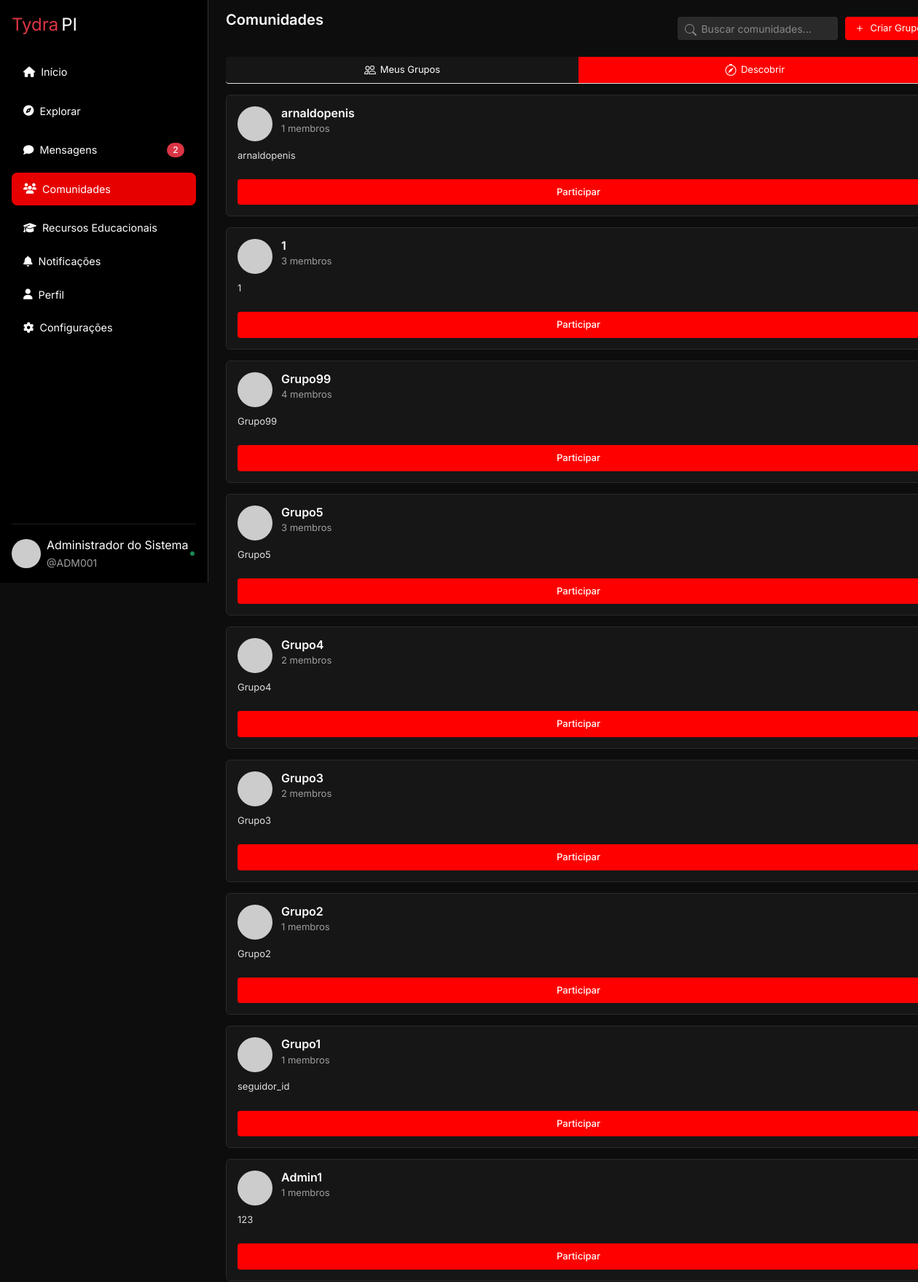
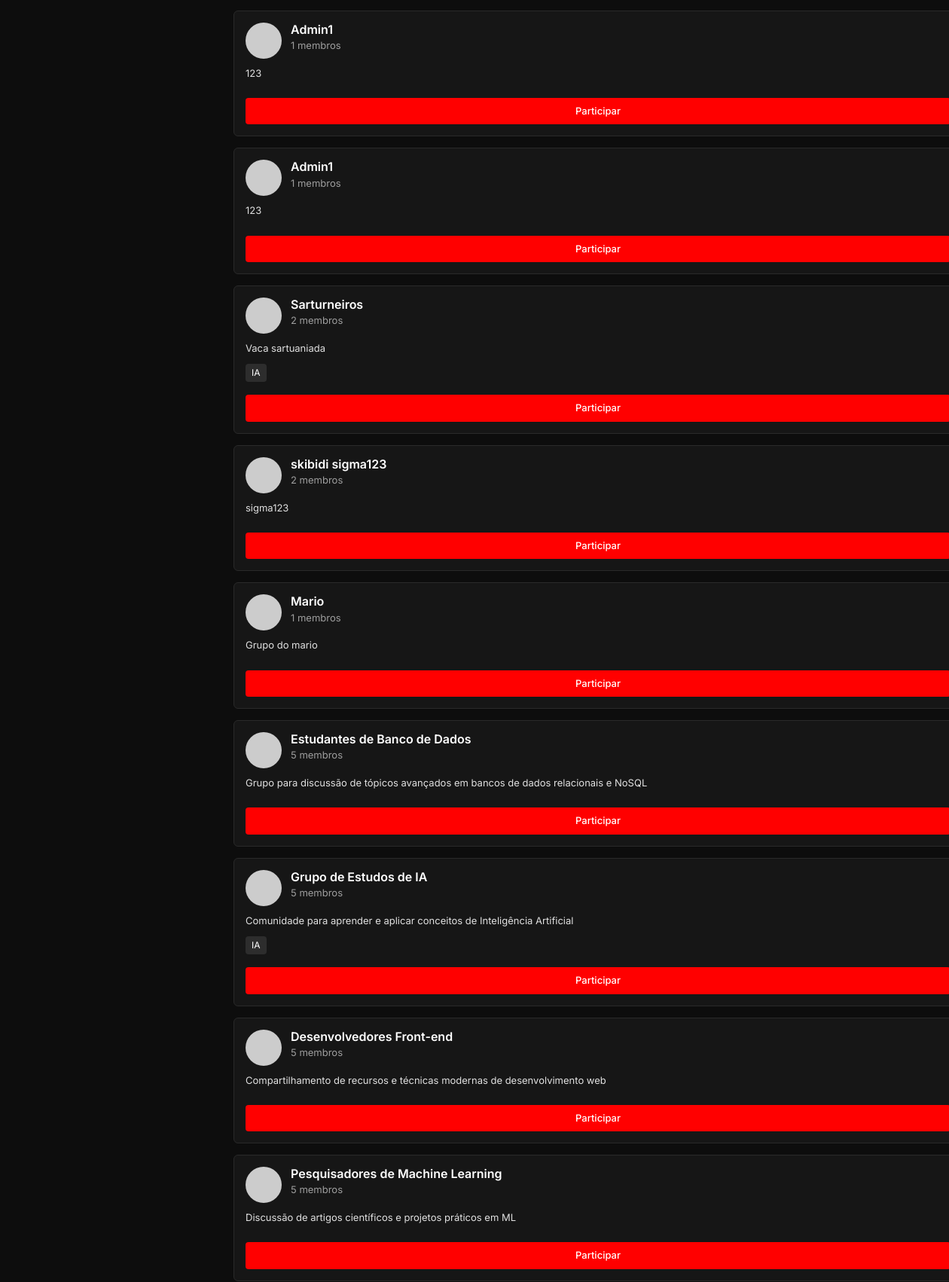
The page /comunidades.php (signed in, upper part) on the database its author committed (2 pictures, top to bottom).
### tables this page shows
CREATE TABLE `grupos` (
  `id` int(11) NOT NULL,
  `nome` varchar(255) NOT NULL,
  `descricao` text DEFAULT NULL,
  `criador_id` int(10) UNSIGNED NOT NULL,
  `data_criacao` datetime DEFAULT current_timestamp()
);

### functions/comunidades_functions.php (called while the page is built, shortened)
<?php
function buscarTodosGrupos($pdo) {
    $sql = "SELECT g.id, g.nome, g.descricao,
                   COUNT(gm.usuario_id) AS total_membros
            FROM grupos g
            LEFT JOIN grupo_membros gm ON gm.grupo_id = g.id
            GROUP BY g.id
            ORDER BY g.data_criacao DESC";
    $stmt = $pdo->prepare($sql);
    $stmt->execute();
    return $stmt->fetchAll(PDO::FETCH_ASSOC);
}
function estaNoGrupo($pdo, $grupoId, $usuarioId) {
    $sql = "SELECT COUNT(*) FROM grupo_membros
            WHERE grupo_id = :grupo_id
            AND usuario_id = :usuario_id";
    $stmt = $pdo->prepare($sql);
    $stmt->bindValue(':grupo_id', $grupoId, PDO::PARAM_INT);
    $stmt->bindValue(':usuario_id', $usuarioId, PDO::PARAM_INT);
    $stmt->execute();
    return $stmt->fetchColumn() > 0;
}

### comunidades.php (the view, shortened to what this page needs)
<?php
require 'includes/conexao.php';
require 'functions/comunidades_functions.php';
$active_tab = isset($_GET['tab']) ? $_GET['tab'] : 'descobrir';
$todosGrupos = buscarTodosGrupos($pdo);
?>
<!DOCTYPE html>
<html lang="pt-BR">
<head>
    <link href="https://cdn.jsdelivr.net/npm/bootstrap-icons@1.10.5/font/bootstrap-icons.css" rel="stylesheet">
    <link href="https://cdn.jsdelivr.net/npm/bootstrap@5.3.0-alpha1/dist/css/bootstrap.min.css" rel="stylesheet">
    <?php include 'includes/header.php' ?>
</head>
<body>
    <?php include 'includes/sidebar.php' ?>
    <div class="content-wrapper">
        <div class="communities-header">
            <h1 class="communities-title">Comunidades</h1>
            <div class="d-flex align-items-center">
                <div class="search-container search-container-comunition">
                    <input type="text" class="search-input" placeholder="Buscar comunidades...">
                    <span class="search-icon">
                        <svg xmlns="http://www.w3.org/2000/svg" width="16" height="16" fill="currentColor" viewBox="0 0 16 16">
                            <path d="M11.742 10.344a6.5 6.5 0 1 0-1.397 1.398h-.001c.03.04.062.078.098.115l3.85 3.85a1 1 0 0 0 1.415-1.414l-3.85-3.85a1.007 1.007 0 0 0-.115-.1zM12 6.5a5.5 5.5 0 1 1-11 0 5.5 5.5 0 0 1 11 0z" />
                        </svg>
                    </span>
                </div>
                <button class="create-btn" data-bs-toggle="modal" data-bs-target="#createGroupModal">
                    <svg xmlns="http://www.w3.org/2000/svg" width="16" height="16" fill="currentColor" viewBox="0 0 16 16">
                        <path d="M8 4a.5.5 0 0 1 .5.5v3h3a.5.5 0 0 1 0 1h-3v3a.5.5 0 0 1-1 0v-3h-3a.5.5 0 0 1 0-1h3v-3A.5.5 0 0 1 8 4z" />
                    </svg>
                    Criar Grupo
                </button>
            </div>
        </div>
        <div class="nav-tabs">
            <div class="nav-tab <?= $active_tab === 'meus_grupos' ? 'active' : '' ?>" data-tab="meus_grupos">
                Meus Grupos
            </div>
            <div class="nav-tab <?= $active_tab === 'descobrir' ? 'active' : '' ?>" data-tab="descobrir">
                Descobrir
            </div>
        </div>
        <div id="discover-content" style="<?= $active_tab === 'descobrir' ? 'display: block;' : 'display: none;' ?>">
            <?php foreach ($todosGrupos as $grupo): ?>
                <div class="group-card">
                    <div class="group-header">
                        <div class="group-avatar">
                            <?php
                            $hash = md5($grupo['nome']);
                            $color = substr($hash, 0, 6);
                            ?>
                            <img src="https://ui-avatars.com/api/?name=<?= urlencode($grupo['nome']) ?>&background=<?= $color ?>&color=fff&size=128" alt="<?= htmlspecialchars($grupo['nome']) ?>">
                        </div>
                        <div class="group-info">
                            <h3 class="group-title"><?= htmlspecialchars($grupo['nome']) ?></h3>
                            <div class="group-meta"><?= $grupo['total_membros'] ?> membros</div>
                        </div>
                    </div>
                    <p class="group-description">
                        <?= htmlspecialchars($grupo['descricao']) ?>
                    </p>
                    <div class="tag-container">
                        <?php
                        $tags = [];
                        if (stripos($grupo['descricao'], 'IA') !== false || stripos($grupo['descricao'], 'inteligência artificial') !== false) $tags[] = 'IA';
                        foreach ($tags as $tag): ?>
                            <span class="tag"><?= htmlspecialchars($tag) ?></span>
                        <?php endforeach; ?>
                    </div>
                    <?php if ($usuarioAtualId): ?>
                        <?php if (estaNoGrupo($pdo, $grupo['id'], $usuarioAtualId)): ?>
                            <button class="join-btn" disabled>Já participa</button>
                        <?php else: ?>
                            <form method="POST" action="">
                                <button type="submit" class="join-btn">Participar</button>
                            </form>
                        <?php endif; ?>
                    <?php else: ?>
                        <button class="join-btn" disabled>Faça login para participar</button>
                    <?php endif; ?>
                </div>
            <?php endforeach; ?>
        </div>
    </div>
</body>
</html>

### rows shown on the page
grupos: nome "arnaldopenis", total_membros "1", descricao "arnaldopenis"
grupos: nome "1", total_membros "3", descricao "1"
grupos: nome "Grupo99", total_membros "4", descricao "Grupo99"
grupos: nome "Grupo5", total_membros "3", descricao "Grupo5"
grupos: nome "Grupo4", total_membros "2", descricao "Grupo4"
grupos: nome "Grupo3", total_membros "2", descricao "Grupo3"
grupos: nome "Grupo2", total_membros "1", descricao "Grupo2"
grupos: nome "Grupo1", total_membros "1", descricao "seguidor_id"
grupos: nome "Admin1", total_membros "1", descricao "123"
grupos: nome "Admin1", total_membros "1", descricao "123"
grupos: nome "Admin1", total_membros "1", descricao "123"
grupos: nome "Sarturneiros", total_membros "2", descricao "Vaca sartuaniada", tag "IA"
grupos: nome "skibidi sigma123", total_membros "2", descricao "sigma123"
grupos: nome "Mario", total_membros "1", descricao "Grupo do mario"
grupos: nome "Estudantes de Banco de Dados", total_membros "5", descricao "Grupo para discussão de tópicos avançados em bancos de dados relacionais e NoSQL"
grupos: nome "Grupo de Estudos de IA", total_membros "5", descricao "Comunidade para aprender e aplicar conceitos de Inteligência Artificial", tag "IA"
grupos: nome "Desenvolvedores Front-end", total_membros "5", descricao "Compartilhamento de recursos e técnicas modernas de desenvolvimento web"
grupos: nome "Pesquisadores de Machine Learning", total_membros "5", descricao "Discussão de artigos científicos e projetos práticos em ML"

### other values the page prints
$totalMensagensNaoLidas "2"
$menu['label'] "Recursos Educacionais"
$menu['label'] "Notificações"
$usuarioNome "Administrador do Sistema"
$usuarioMatricula "ADM001"
